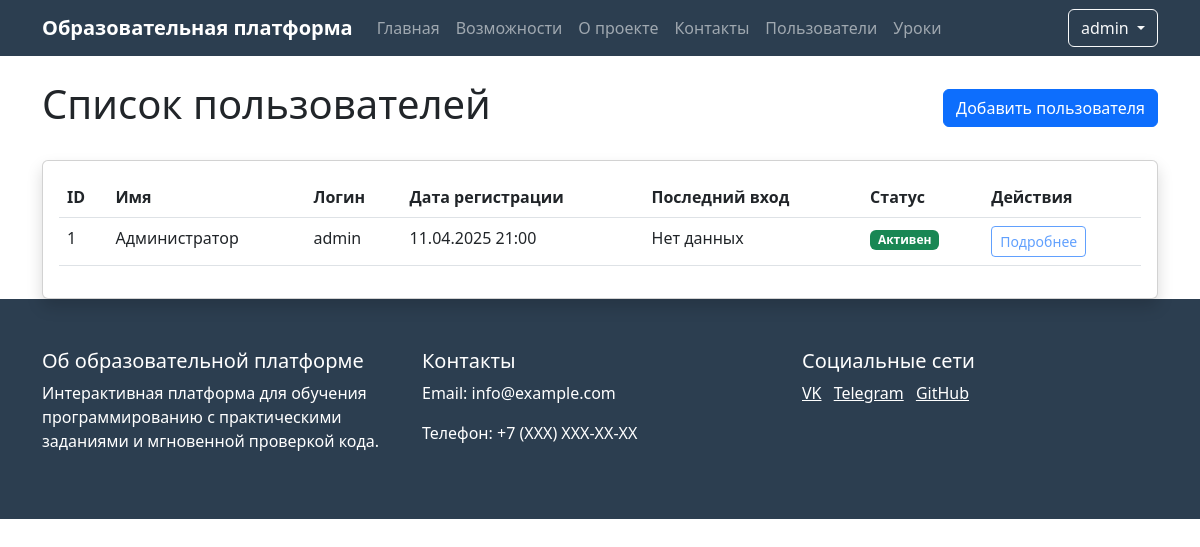
Before: /admin/users (signed in) with the older database file.
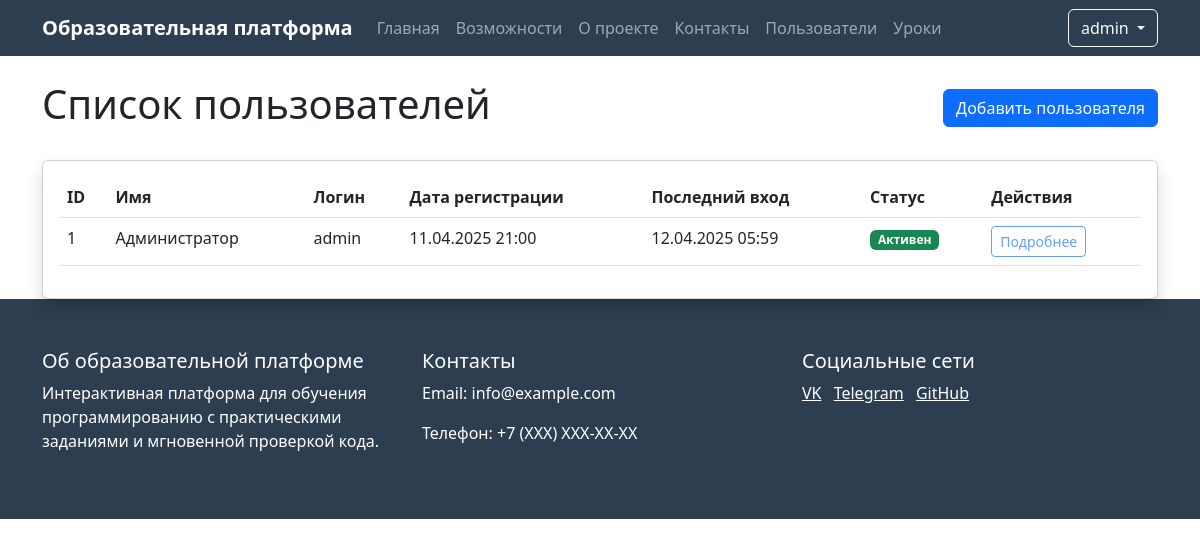
After: the same page with the newer database file.
### app.py (models this page shows, shortened)
class User(UserMixin, db.Model):
    id = db.Column(db.Integer, primary_key=True)
    name = db.Column(db.String(100), nullable=False)
    username = db.Column(db.String(80), unique=True, nullable=False)
    email = db.Column(db.String(120), unique=True, nullable=False)
    password_hash = db.Column(db.String(128))
    is_admin = db.Column(db.Boolean, default=False)
    created_at = db.Column(db.DateTime, default=db.func.now())
    last_login = db.Column(db.DateTime)
    is_active = db.Column(db.Boolean, default=True)

### app.py (the view)
@app.route('/admin/users')
@login_required
def user_list():
    if not current_user.is_admin:
        abort(403)  # Запрет доступа для не-админов
    users = User.query.all()
    return render_template('user_list.html', users=users)

### app.py (called while the page is built)
@login_manager.user_loader
def load_user(user_id):
    return User.query.get(int(user_id))

### templates/user_list.html (shortened to what this page needs)
{% extends "base.html" %}
{% block content %}
<div class="container mt-4">
    <div class="d-flex justify-content-between align-items-center mb-4">
        <h1>Список пользователей</h1>
        <a href="{{ url_for('add_user') }}" class="btn btn-primary">Добавить пользователя</a>
    </div>
    <div class="card shadow">
        <div class="card-body">
            <div class="table-responsive">
                <table class="table table-hover">
                    <thead>
                        <tr>
                            <th>ID</th>
                            <th>Имя</th>
                            <th>Логин</th>
                            <th>Дата регистрации</th>
                            <th>Последний вход</th>
                            <th>Статус</th>
                            <th>Действия</th>
                        </tr>
                    </thead>
                    <tbody>
                        {% for user in users %}
                        <tr>
                            <td>{{ user.id }}</td>
                            <td>{{ user.name }}</td>
                            <td>{{ user.username }}</td>
                            <td>{{ user.created_at.strftime('%d.%m.%Y %H:%M') }}</td>
                            <td>{{ user.last_login.strftime('%d.%m.%Y %H:%M') if user.last_login else 'Нет данных' }}</td>
                            <td>
                                {% if user.is_active %}
                                    <span class="badge bg-success">Активен</span>
                                {% else %}
                                    <span class="badge bg-danger">Неактивен</span>
                                {% endif %}
                            </td>
                            <td>
                                <button class="btn btn-sm btn-outline-primary" disabled>Подробнее</button>
                            </td>
                        </tr>
                        {% endfor %}
                    </tbody>
                </table>
            </div>
        </div>
    </div>
</div>
{% endblock %}

### templates/base.html (shortened to what this page needs)
<!DOCTYPE html>
<html lang="ru">
<head>
    <link href="https://cdn.jsdelivr.net/npm/bootstrap@5.3.0/dist/css/bootstrap.min.css" rel="stylesheet">
</head>
<body>
    <nav class="navbar navbar-expand-lg navbar-dark">
        <div class="container">
            <a class="navbar-brand" href="{{ url_for('index') }}">Образовательная платформа</a>
            <div class="collapse navbar-collapse" id="navbarNav">
                <ul class="navbar-nav me-auto">
                    <li class="nav-item">
                        <a class="nav-link" href="{{ url_for('index') }}">Главная</a>
                    </li>
                    <li class="nav-item">
                        <a class="nav-link" href="#features">Возможности</a>
                    </li>
                    <li class="nav-item">
                        <a class="nav-link" href="#about">О проекте</a>
                    </li>
                    <li class="nav-item">
                        <a class="nav-link" href="#contact">Контакты</a>
                    </li>
                    {% if current_user.is_admin %}
                        <li class="nav-item">
                            <a class="nav-link" href="{{ url_for('user_list') }}">Пользователи</a>
                        </li>
                        <li class="nav-item">
                            <a class="nav-link" href="{{ url_for('lesson_list') }}">Уроки</a>
                        </li>
                    {% endif %}
                </ul>
                <div class="d-flex">
                    {% if current_user.is_authenticated %}
                        <div class="dropdown">
                            <button class="btn btn-outline-light dropdown-toggle" type="button" id="userMenu" data-bs-toggle="dropdown">
                                {{ current_user.username }}
                            </button>
                        </div>
                    {% else %}
                        <a href="{{ url_for('login') }}" class="btn btn-outline-light me-2">Войти</a>
                    {% endif %}
                </div>
            </div>
        </div>
    </nav>
    {% block content %}{% endblock %}
    <footer class="footer">
        <div class="container">
            <div class="row">
                <div class="col-md-4">
                    <h5>Об образовательной платформе</h5>
                    <p>Интерактивная платформа для обучения программированию с практическими заданиями и мгновенной проверкой кода.</p>
                </div>
                <div class="col-md-4">
                    <h5>Контакты</h5>
                    <p>Email: info@example.com</p>
                    <p>Телефон: +7 (XXX) XXX-XX-XX</p>
                </div>
                <div class="col-md-4">
                    <h5>Социальные сети</h5>
                    <a href="#" class="text-white me-2">VK</a>
                    <a href="#" class="text-white me-2">Telegram</a>
                    <a href="#" class="text-white">GitHub</a>
                </div>
            </div>
        </div>
    </footer>
</body>
</html>

Changed rows visible on the page:
changed User "Администратор": last_login "Нет данных" → "12.04.2025 05:59"
